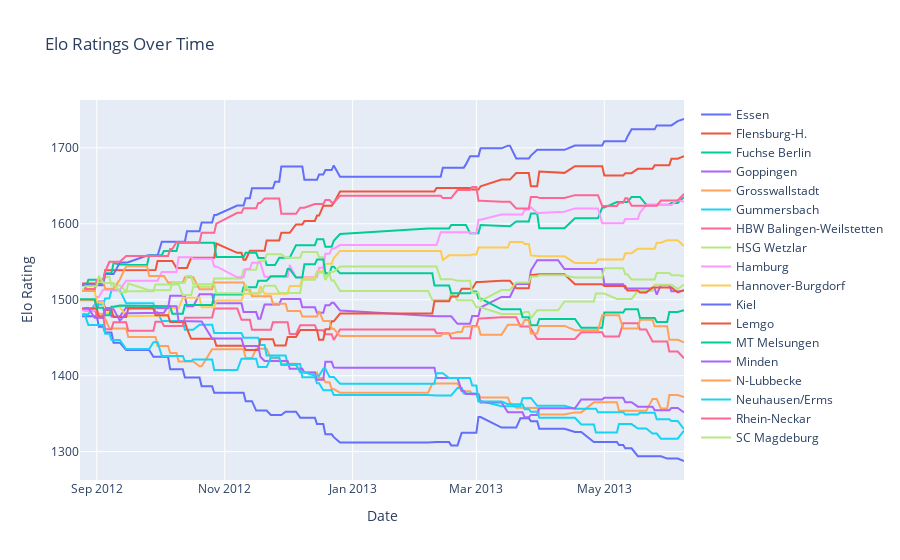

Source (notebook cell):
### Markdown cell above
## Plotly Graph

### Code cell
fig = go.Figure()

for team in df_pivot.index:
    fig.add_trace(go.Scatter(x=df_pivot.columns, 
                             y=df_pivot.loc[team],
                             mode='lines',
                             name=team))

fig.update_layout(title='Elo Ratings Over Time',
                  xaxis_title='Date',
                  yaxis_title='Elo Rating')

fig.show()
